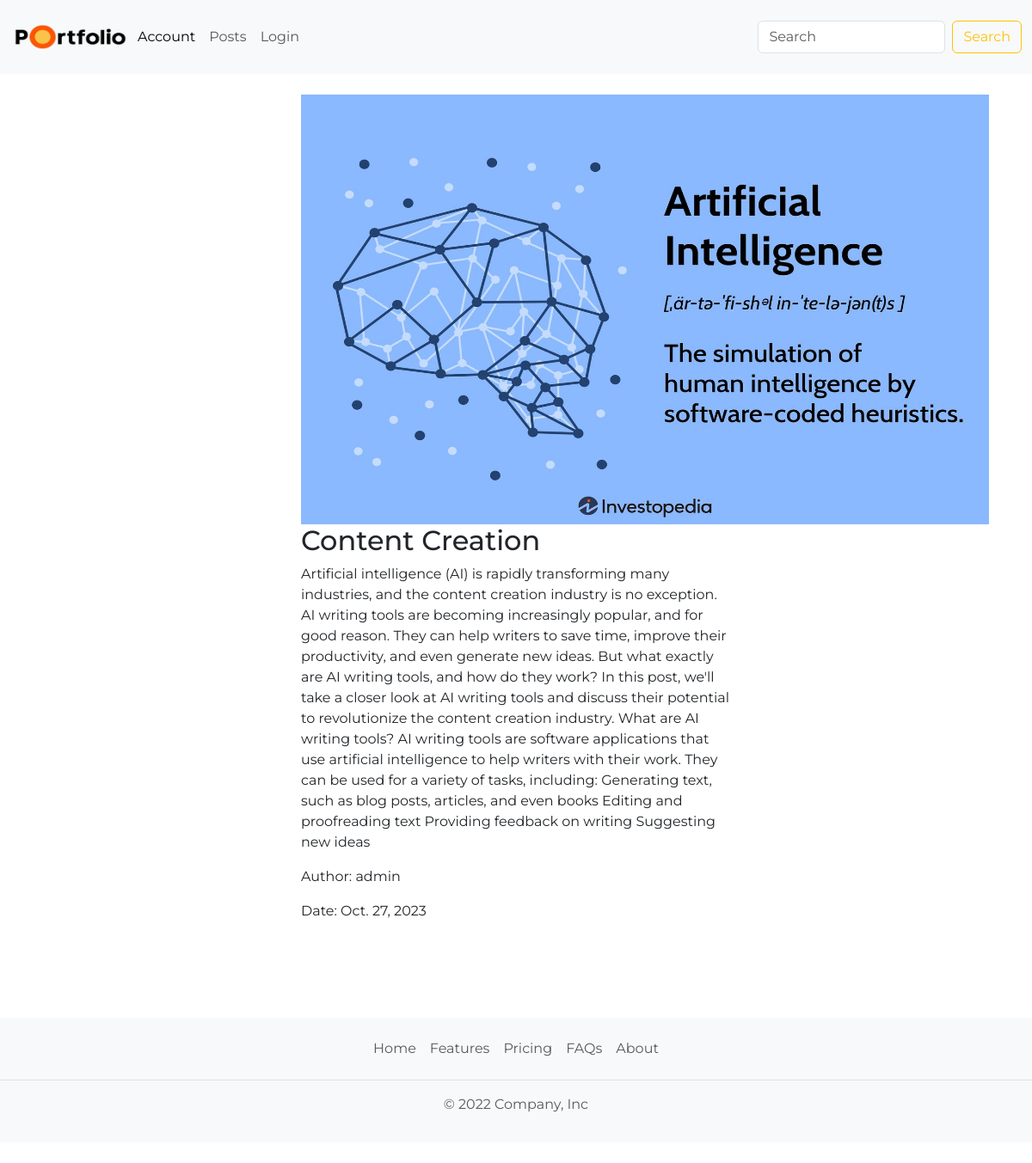
/post/5/, run on the app's committed database.
### apps/post/models.py (models this page shows, shortened)
class Post(Model):
    title = CharField(max_length=20)
    description = TextField(blank=True, null=True)
    image = ImageField(upload_to='posts-images')
    created = DateField(auto_now_add=True)
    updated = DateField(auto_now=True)
    author = ForeignKey(CustomUser, on_delete=CASCADE)
    class Meta:
        ordering = ['-id']

### apps/account/models.py (models this page shows)
class CustomUser(AbstractUser):
    icon = ImageField(blank=True, null=True)
    about = TextField(blank=True, null=True)
    def __str__(self):
        return f'{self.username}'

### apps/post/views.py (the view)
# urls.py: path('post/<int:pk>/', post_detail, name='post_detail'),
def post_detail(request, pk):
    try:
        post = Post.objects.get(id=pk)
    except Post.DoesNotExist:
        return render(request, 'errors/404.html')
    context = {
        'post': post
    }
    return render(
        request,
        'post_detail.html',
        context
    )

### apps/post/templates/post_detail.html (shortened to what this page needs)
{% extends 'base.html' %}
{% load static %}
{% block content %}
    <br>
    <div class="description">
        <img class="pd_image" src="{{ post.image.url }}" alt="post"/>
        <h2 id="ptitle">{{ post.title}}</h2>
        <div id="pdesk">
            <p>{{ post.description}}</p>
            <p>Author: {{ post.author }}</p>
            <p>Date: {{ post.created }}</p>
        </div>
    </div>
{% endblock %}

### apps/post/static/css/base.css (style rules this page uses)
body { font-family: 'Montserrat', sans-serif; }
.pd_image { height: 500px; width: 800px; margin-left: 350px; }
#ptitle { margin-left: 350px; }
#pdesk { margin-left: 350px; margin-right: 350px; }

### data on the page
Post: image (picture), title "Content Creation", description "Artificial intelligence (AI) is rapidly transforming many industries, and the content creation industry is no exception. AI writing tools are becoming increasingly popular, and for good reason. They can help writers to save time, improve their productivity, and even generate new ideas. But what exactly are AI writing tools, and how do they work? In this post, we'll take a closer look at AI writing tools and discuss their potential to revolutionize the content creation industry. What are AI writing tools? AI writing tools are software applications that use artificial intelligence to help writers with their work. They can be used for a variety of tasks, including: Generating text, such as…", author "admin", created "Oct. 27, 2023"
